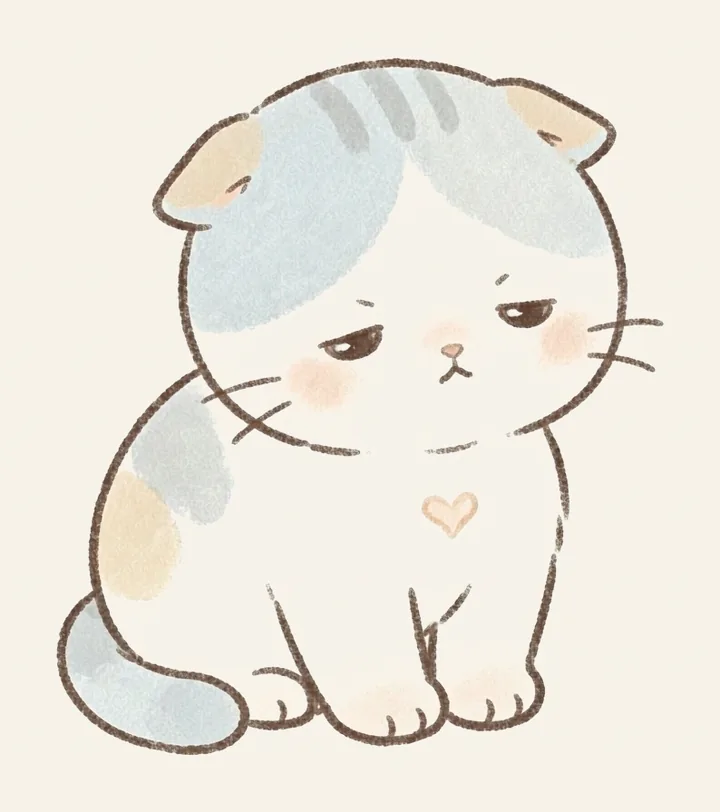
#> input picture src/assets/pets/a-cream-stage0.webp, 720 x 812 px; its folder holds 4 pictures in this run
$ python petKnockout.py
#> lines starting #> are read from the running program, lines starting #| are printed output that depends on the picture
#!/usr/bin/env python3
# ============================================================
#  宠物图抠底（Knockout）
#  ------------------------------------------------------------
#  把 src/assets/pets/*.webp（RGB、干净浅色背景）抠成透明底，
#  输出同名 *-t.webp（RGBA）—— SoftPet 会优先用透明版，
#  猫咪才能脱离相框在主页上跑。
#
#  原理：从四边种子出发泛洪填充（flood fill）背景色，
#  容差内的一律透明；再对透明区边缘做 1px 侵蚀去白边。
#  猫咪内部由棕色描边封闭，不会被吃掉；胡须间的背景能被清掉。
#
#  用法：python3 tools/petKnockout.py [--tol 26] [--dir src/assets/pets]
# ============================================================

import argparse
from collections import deque
from pathlib import Path

from PIL import Image


def knockout(path: Path, out: Path, tol: int) -> None:
#> called with tol = 26
    img = Image.open(path).convert("RGBA")
    w, h = img.size
#> w = 720; h = 812
    px = img.load()

    # 背景色 = 四角平均
    cs = [px[0, 0][:3], px[w - 1, 0][:3], px[0, h - 1][:3], px[w - 1, h - 1][:3]]
#> cs = [(247, 242, 232), (247, 242, 232), (247, 242, 232), (247, 242, 232)]
    bg = tuple(sum(c[i] for c in cs) // 4 for i in range(3))
#> bg = (247, 242, 232)

    def near(c):
        return abs(c[0] - bg[0]) + abs(c[1] - bg[1]) + abs(c[2] - bg[2]) <= tol * 3

    seen = bytearray(w * h)
    q = deque()
    for x in range(w):
        for y in (0, h - 1):
            i = y * w + x
            if not seen[i] and near(px[x, y]):
                seen[i] = 1
                q.append((x, y))
    for y in range(h):
        for x in (0, w - 1):
            i = y * w + x
            if not seen[i] and near(px[x, y]):
                seen[i] = 1
                q.append((x, y))

    while q:
        x, y = q.popleft()
        px[x, y] = (255, 255, 255, 0)
        for nx, ny in ((x + 1, y), (x - 1, y), (x, y + 1), (x, y - 1)):
            if 0 <= nx < w and 0 <= ny < h:
                i = ny * w + nx
                if not seen[i] and near(px[nx, ny]):
                    seen[i] = 1
                    q.append((nx, ny))
#> this loop made 527364 passes
#> (x, y) on passes 1 to 3: (0, 0), (0, 811), (1, 0)

    # 1px 侵蚀：紧贴透明区的浅色像素（抗锯齿白边）也变透明
    halo = []
#> halo = []
    for y in range(h):
        for x in range(w):
            i = y * w + x
            if seen[i]:
                continue
            c = px[x, y]
            if c[3] == 0:
                continue
            adj_transparent = any(
                0 <= x + dx < w and 0 <= y + dy < h and px[x + dx, y + dy][3] == 0
                for dx, dy in ((1, 0), (-1, 0), (0, 1), (0, -1))
            )
            if adj_transparent and near(c):
                halo.append((x, y))
    for x, y in halo:
        px[x, y] = (255, 255, 255, 0)
#> this loop made 0 passes

    img.save(out, "WEBP", quality=82, method=6)
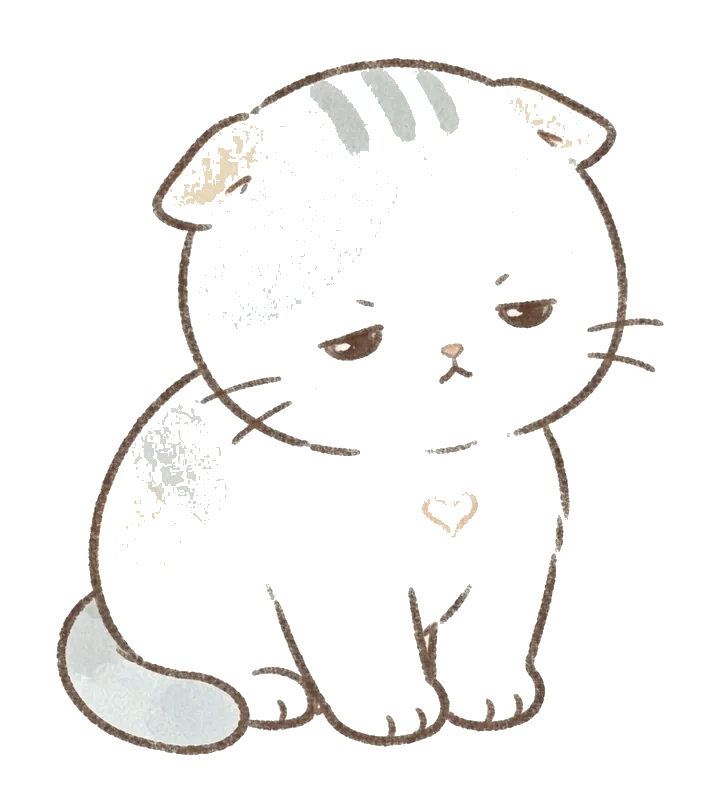
#> saved as a-cream-stage0-t.webp: PIL image 720x812 RGBA; mean R, G, B, A 246.3, 245.4, 244.4, 25; transparent parts drawn white
    kb = out.stat().st_size / 1024
    print(f"  {path.name} → {out.name}（{kb:.0f}KB）")


def main():
    ap = argparse.ArgumentParser(description="宠物图抠底：*.webp → *-t.webp 透明版")
    ap.add_argument("--tol", type=int, default=26, help="背景容差（默认 26）")
    ap.add_argument("--dir", default="src/assets/pets", help="处理目录")
    args = ap.parse_args()

    root = Path(__file__).resolve().parent.parent
    target = root / args.dir
    files = sorted(p for p in target.glob("*.webp") if not p.stem.endswith("-t"))
    if not files:
        print(f"{target} 里没有可处理的 webp")
        return
    for f in files:
        knockout(f, f.with_name(f"{f.stem}-t.webp"), args.tol)
#> pass 2 of the loop in main, `for f in files:`:
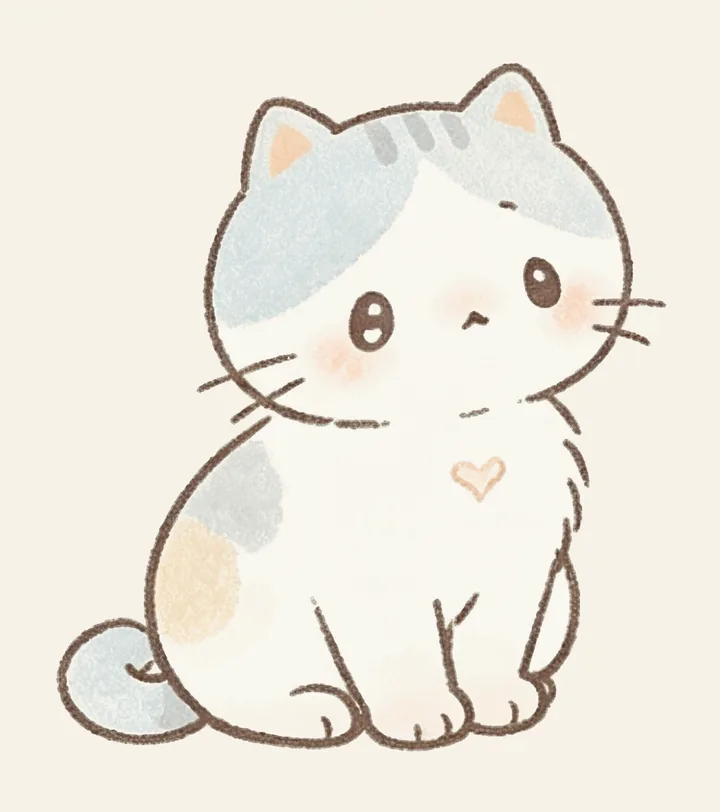
#> input picture src/assets/pets/a-cream-stage1.webp, 720 x 812 px
#> the loop in knockout (call 2), `while q:` made 530628 passes
#> in knockout (call 2), `img.save(out, "WEBP", quality=82, method=6)`:
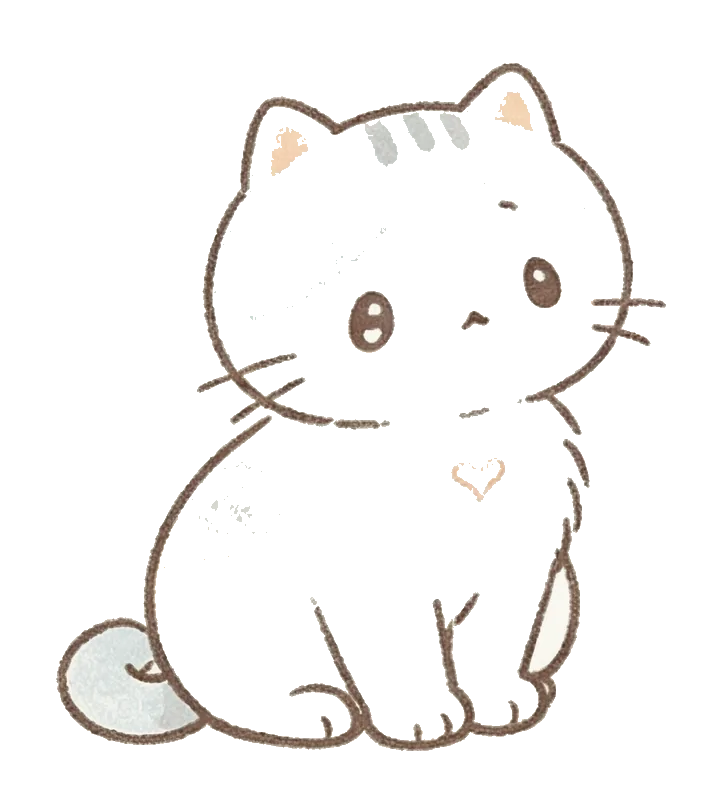
#> saved as a-cream-stage1-t.webp: PIL image 720x812 RGBA; mean R, G, B, A 246.7, 245.4, 244.3, 23.6; transparent parts drawn white
    print(f"完成 {len(files)} 张。SoftPet 会自动优先使用透明版。")


if __name__ == "__main__":
    main()
